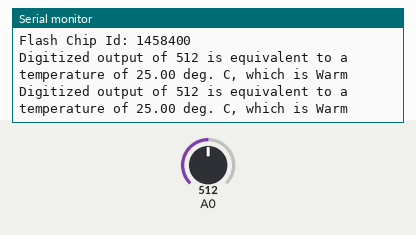
This program was run on a simulated ESP8266 (Wemos D1 mini). Shown: the last lines printed to the serial monitor. The inputs (shaded band) are chosen by the test bench; at power-on: A0 = 512.

Above: at 2.8 s.
2.9 s: A0 set to 716
At 4.5 s:
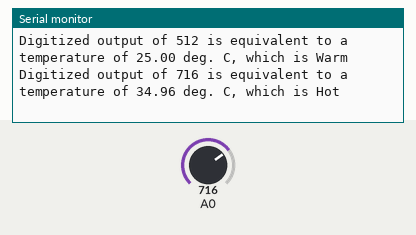
7.5 s: A0 set to 900
At 8.9 s:
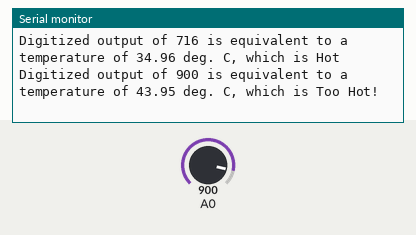
11.5 s: A0 set to 511
At 13.3 s:
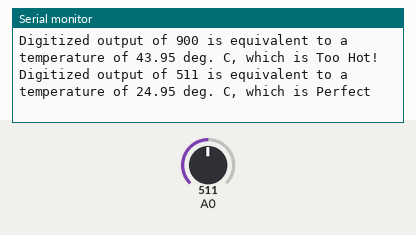
15.5 s: A0 set to 306
At 16.5 s:
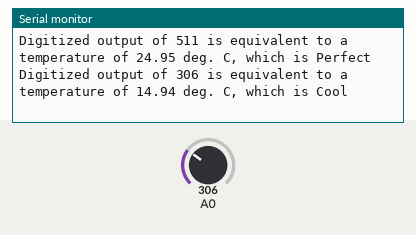
19.5 s: A0 set to 122
At 20.9 s:
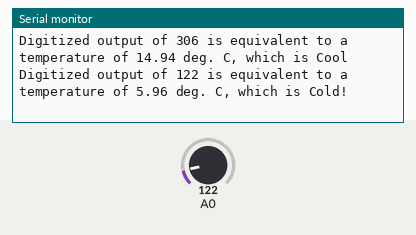

The program:

main.cpp
```cpp
#include <Arduino.h>

/*
I, Mychaylo Tatarynov, student number 000800271, certify that all code submitted is my own work;
that I have not copied it from any other source.
I also certify that I have not allowed my work to be copied by others.

2022/09/19
*/

void setup() {
  // put your setup code here, to run once:

  Serial.begin(115200);

  Serial.println("\n\nName: Mychaylo Tatarynov (000800271)");
  Serial.println("ESP8266 Chip Id: " + String(ESP.getChipId()));
  Serial.println("Flash Chip Id: " + String(ESP.getFlashChipId()) + "\n");
}

void loop() {
  int analog = analogRead(A0);
  double temperature = (double)analog / 1024 * 50;
  String judgement;

  if (temperature < 10) {
    judgement = "Cold!";
  } else if (temperature < 15) {
    judgement = "Cool";
  } else if (temperature < 25) {
    judgement = "Perfect";
  } else if (temperature < 30) {
    judgement = "Warm";
  } else if (temperature < 35 ) {
    judgement = "Hot";
  } else {
    judgement = "Too Hot!";
  }

  Serial.println("Digitized output of " + String(analog) + " is equivalent to a temperature of " + String(temperature) + " deg. C, which is " + judgement);
  delay(2000);
}
```

Measured:
- after the input at 2.9 s, the serial monitor: prints a new line after 1.1 s (image 1)
- after the input at 7.5 s, the serial monitor: prints a new line after 0.52 s (image 2)
- after the input at 11.5 s, the serial monitor: prints a new line after 0.52 s (image 3)
- after the input at 15.5 s, the serial monitor: prints a new line after 0.53 s (image 4)
- after the input at 19.5 s, the serial monitor: prints a new line after 0.53 s (image 5)
